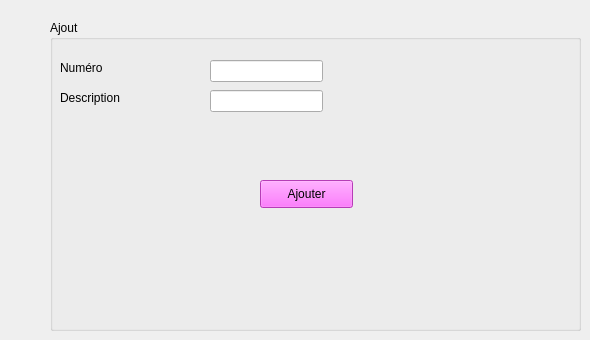
      <widget class="QWidget" name="ajouter_12">
       <attribute name="title">
        <string>Ajouter</string>
       </attribute>
       <widget class="QGroupBox" name="cadreajout_17">
        <property name="geometry">
         <rect>
          <x>50</x>
          <y>20</y>
          <width>531</width>
          <height>311</height>
         </rect>
        </property>
        <property name="title">
         <string>Ajout</string>
        </property>
        <widget class="QLabel" name="ID_26">
         <property name="geometry">
          <rect>
           <x>10</x>
           <y>40</y>
           <width>56</width>
           <height>16</height>
          </rect>
         </property>
         <property name="maximumSize">
          <size>
           <width>56</width>
           <height>16</height>
          </size>
         </property>
         <property name="text">
          <string>Numéro</string>
         </property>
        </widget>
        <widget class="QLabel" name="Type_14">
         <property name="geometry">
          <rect>
           <x>10</x>
           <y>70</y>
           <width>70</width>
           <height>16</height>
          </rect>
         </property>
         <property name="maximumSize">
          <size>
           <width>70</width>
           <height>16</height>
          </size>
         </property>
         <property name="text">
          <string>Description</string>
         </property>
        </widget>
        <widget class="QLineEdit" name="numero_cham">
         <property name="geometry">
          <rect>
           <x>160</x>
           <y>40</y>
           <width>113</width>
           <height>22</height>
          </rect>
         </property>
         <property name="maximumSize">
          <size>
           <width>113</width>
           <height>22</height>
          </size>
         </property>
        </widget>
        <widget class="QLineEdit" name="description_champ">
         <property name="geometry">
          <rect>
           <x>160</x>
           <y>70</y>
           <width>113</width>
           <height>22</height>
          </rect>
         </property>
         <property name="maximumSize">
          <size>
           <width>113</width>
           <height>22</height>
          </size>
         </property>
        </widget>
        <widget class="QPushButton" name="pb_ajouter_champ">
         <property name="geometry">
          <rect>
           <x>210</x>
           <y>160</y>
           <width>93</width>
           <height>28</height>
          </rect>
         </property>
         <property name="maximumSize">
          <size>
           <width>93</width>
           <height>28</height>
          </size>
         </property>
         <property name="styleSheet">
          <string notr="true">background-color: rgb(255, 85, 255);
border-color: rgb(170, 0, 255);</string>
         </property>
         <property name="text">
          <string>Ajouter</string>
         </property>
        </widget>
       </widget>
      </widget>
